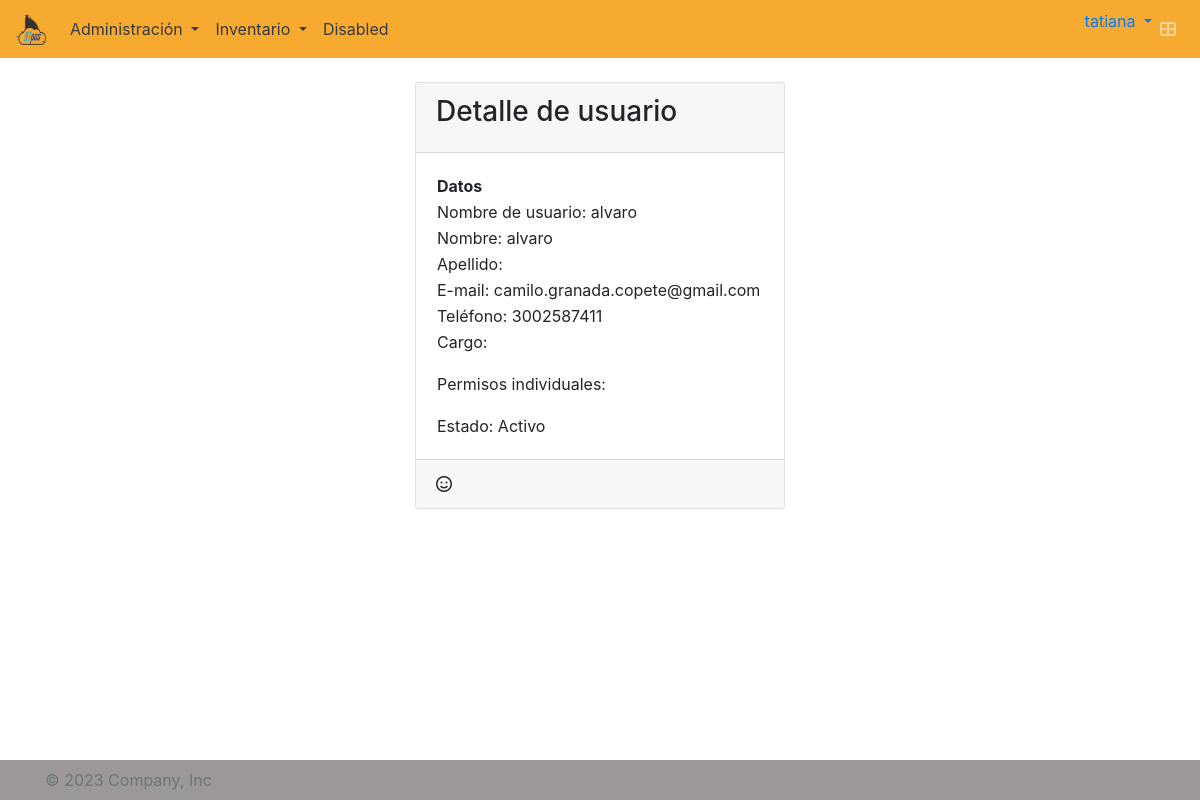
Page /user/detail/37/ (signed in) on the committed database.
### atpos/models.py (models this page shows, shortened)
class Usuario(AbstractUser):
    empresa = models.ForeignKey(Empresa, on_delete=models.CASCADE, blank=True, null=True)
    tel_inicial = models.CharField(max_length=10, blank=True, null=True)
    class Meta:
        default_permissions = ()
        permissions = [('add_usuario', 'Usuario crear'),
                        ('change_usuario', 'Usuario modificar'),
                        ('delete_usuario', 'Usuario eliminar'),
                        ('view_usuario', 'Usuario ver'),
                        ('password_usuario', 'Puede cambiar la clave usuario')]

### atpos/views.py (the view)
# urls.py: path('user/detail/<int:pk>/', login_required(UsuarioDetail.as_view()), name='usuario_detail'),
class UsuarioDetail(DetailView):
    model = Usuario
    template_name = 'atpos/user_detail.html'
    def get_context_data(self, **kwargs):
        context = super().get_context_data(**kwargs)
        usuario = self.get_object()
        gu = usuario.groups.all()
        grupos_usuario = [p.name for p in gu]
        pi = usuario.user_permissions.all()
        permisos_individuales = [p.name for p in pi]
        context['grupos_usuario'] = grupos_usuario
        context['permisos_individuales'] = permisos_individuales
        return context

### atpos/templates/atpos/user_detail.html (shortened to what this page needs)
{% extends 'base.html' %}
{% load static %}
{% block content %}
<br>
<section class="content" style="display: grid; place-items: center;">
    <div class="col-md-4">
        <div class="card">
            <div class="card-header">
                <h3 class="card-title">Detalle de usuario</h3>
            </div>
            <div class="card-body">
                <table>
                    <thead>
                        <tr>
                            <th>Datos</th>
                        </tr>
                    </thead>
                    <tbody>
                        <tr>
                            <td> Nombre de usuario: {{ object.username }}</td>
                        </tr>
                        <tr>
                            <td>Nombre: {{object.first_name}}</td>
                        </tr>
                        <tr>
                            <td>Apellido: {{object.last_name}}</td>
                        </tr>
                        <tr>
                            <td>E-mail: {{object.email}}</td>
                        </tr>
                        <tr>
                            <td>Teléfono: {{object.tel_inicial}}</td>
                        </tr>
                        <tr>
                            <td>Cargo:
                            </td>
                        </tr>
                        <tr>
                            <td>Permisos individuales:
                            </td>
                        </tr>
                        <tr>
                            {% if object.is_active == True %}
                            <td>Estado: Activo</td>
                            {% else %}
                            <td>Estado: Inactivo</td>
                            {% endif %}
                        </tr>
                    </tbody>
                </table>
            </div>
            <div class="card-footer">
                <i class="far fa-smile"></i>
            </div>
        </div>
    </div>
</section>
{% endblock %}

### atpos/templates/components/navbar.html (shortened to what this page needs)
{% load static %}
<nav class="navbar navbar-expand-lg navbar-dark bg-color-nav">
  <a class="navbar-brand" href="{% url 'tablero' %}">
    <img src="{% static 'img/LogoATpos200px.png' %}" width="30" height="30" alt="">
  </a>
  <div class="collapse navbar-collapse colortext" id="navbarSupportedContent">
    <ul class="navbar-nav mr-auto">
      <li class="nav-item dropdown">
        <a class="nav-link dropdown-toggle text-dark" href="#" id="navbarDropdown" role="button" data-toggle="dropdown" aria-haspopup="true" aria-expanded="false">
          Administración
        </a>
      </li>
      <li class="nav-item dropdown">
        <a class="nav-link dropdown-toggle text-dark" href="#" id="navbarDropdown" role="button" data-toggle="dropdown" aria-haspopup="true" aria-expanded="false">
          Inventario
        </a>
      </li>
      <li class="nav-item">
        <a class="nav-link text-dark" href="#">Disabled</a>
      </li>
    </ul>
  </div>
  <ul class="navbar-nav ml-auto">
    <li class="dropdown user user-menu">
      <a href="#" class="dropdown-toggle" data-toggle="dropdown">
        <span class="hidden-xs">{{ user.username }}</span>
      </a>
    </li>
    <li class="nav-item">
      <a class="nav-link" data-widget="control-sidebar" data-slide="true" href="#" role="button">
        <i class="fas fa-th-large"></i>
      </a>
    </li>
  </ul>
</nav>

### atpos/static/atpos/css/style.css (style rules this page uses)
.bg-color-nav { background-color: #f7aa30!important; }

### rows in the picture
Usuario: username "tatiana"
Usuario: username "alvaro", first_name "alvaro", email "camilo.granada.copete@gmail.com", tel_inicial "3002587411"
